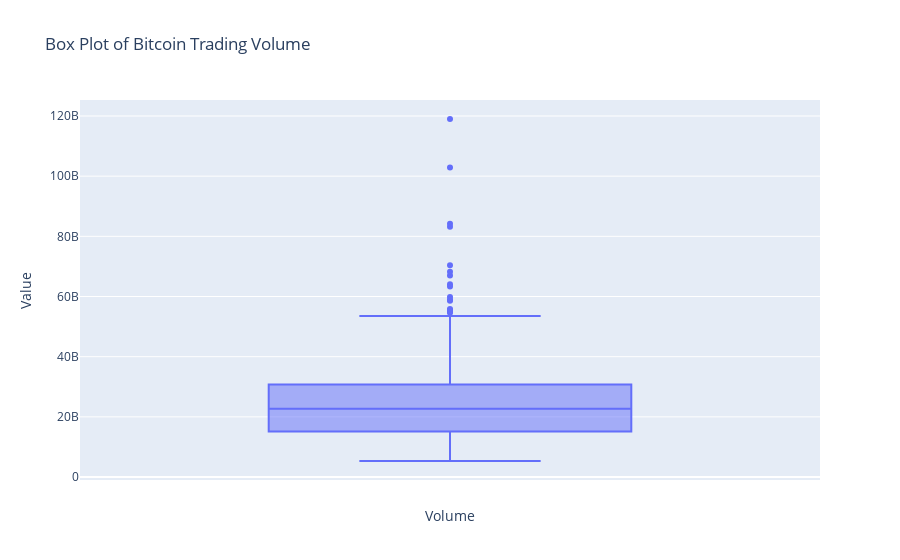

Notebook code cell kept with this figure:
### Code cell
# Create an interactive box plot
fig = px.box(data, y='Volume', title='Box Plot of Bitcoin Trading Volume')
fig.update_xaxes(title_text='Volume')
fig.update_yaxes(title_text='Value')
fig.show()

### Figure 1 — Plotly figure (JSON) as saved in the notebook; plotly's stock layout.template omitted (floating-point values rounded to 4 significant figures; data arrays with more than 128 entries replaced by an {"elided": "..."} marker saying what was removed)
{"data": [{"alignmentgroup": "True", "hovertemplate": "Volume=%{y}<extra></extra>", "legendgroup": "", "marker": {"color": "#636efa"}, "name": "", "notched": false, "offsetgroup": "", "orientation": "v", "showlegend": false, "type": "box", "x0": " ", "xaxis": "x", "y": {"elided": "684 int values"}, "y0": " ", "yaxis": "y"}], "layout": {"boxmode": "group", "legend": {"tracegroupgap": 0}, "title": {"text": "Box Plot of Bitcoin Trading Volume"}, "xaxis": {"anchor": "y", "domain": [0, 1], "title": {"text": "Volume"}}, "yaxis": {"anchor": "x", "domain": [0, 1], "title": {"text": "Value"}}}}
